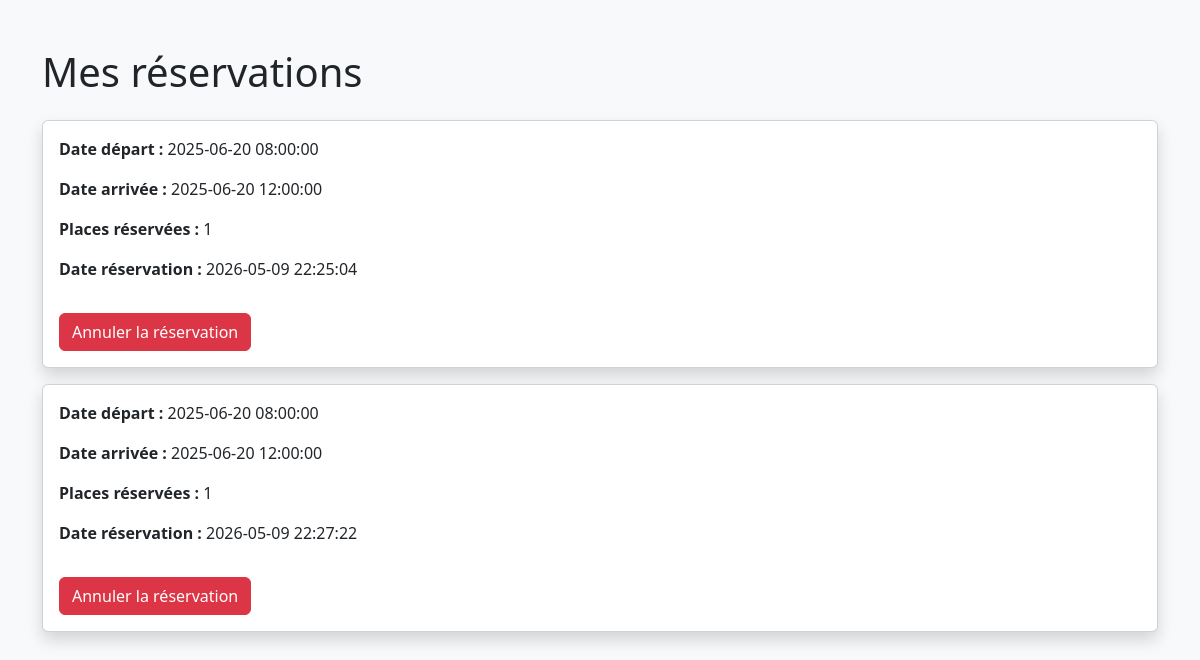
The page /mes_reservations.php (signed in) on the database its author committed.
### tables this page shows
CREATE TABLE `reservations` (
  `id` int(11) NOT NULL,
  `user_id` int(11) NOT NULL,
  `trajet_id` int(11) NOT NULL,
  `nombre_places` int(11) NOT NULL,
  `date_reservation` datetime NOT NULL DEFAULT current_timestamp()
);

CREATE TABLE `trajets` (
  `id` int(11) NOT NULL,
  `depart_agence_id` int(11) NOT NULL,
  `arrivee_agence_id` int(11) NOT NULL,
  `date_depart` datetime NOT NULL,
  `date_arrivee` datetime NOT NULL,
  `places_total` int(11) NOT NULL,
  `places_disponibles` int(11) NOT NULL,
  `user_id` int(11) NOT NULL
);

### public/mes_reservations.php (the view, shortened to what this page needs)
<?php
require_once "../config/database.php";
$user_id = $_SESSION['user_id'];
$sql = "SELECT
reservations.id,
reservations.nombre_places,
reservations.date_reservation,
trajets.date_depart,
trajets.date_arrivee
FROM reservations
JOIN trajets ON reservations.trajet_id = trajets.id
WHERE reservations.user_id = ?";
$stmt = $pdo->prepare($sql);
$stmt->execute([$user_id]);
$reservations = $stmt->fetchAll();
?>
<!DOCTYPE html>
<html lang="fr">
<head>
    <link href="https://cdn.jsdelivr.net/npm/bootstrap@5.3.3/dist/css/bootstrap.min.css"
    rel="stylesheet">
</head>
<body class="bg-light">
<div class="container mt-5">
    <h1 class="mb-4">Mes réservations</h1>
    <?php foreach ($reservations as $reservation): ?>
        <div class="card mb-3 shadow">
            <div class="card-body">
                <p>
                    <strong>Date départ :</strong>
                    <?= $reservation['date_depart'] ?>
                </p>
                <p>
                    <strong>Date arrivée :</strong>
                    <?= $reservation['date_arrivee'] ?>
                </p>
                <p>
                    <strong>Places réservées :</strong>
                    <?= $reservation['nombre_places'] ?>
                </p>
                <p>
                    <strong>Date réservation :</strong>
                    <?= $reservation['date_reservation'] ?>
                </p>
                <a href="annuler_reservation.php?id=<?= $reservation['id'] ?>"
                class="btn btn-danger mt-3">
                    Annuler la réservation
                </a>
            </div>
        </div>
    <?php endforeach; ?>
</div>
</body>
</html>

### rows shown on the page
reservations: trajet.date_depart "2025-06-20 08:00:00", trajet.date_arrivee "2025-06-20 12:00:00", nombre_places "1", date_reservation "2026-05-09 22:25:04"
reservations: trajet.date_depart "2025-06-20 08:00:00", trajet.date_arrivee "2025-06-20 12:00:00", nombre_places "1", date_reservation "2026-05-09 22:27:22"
